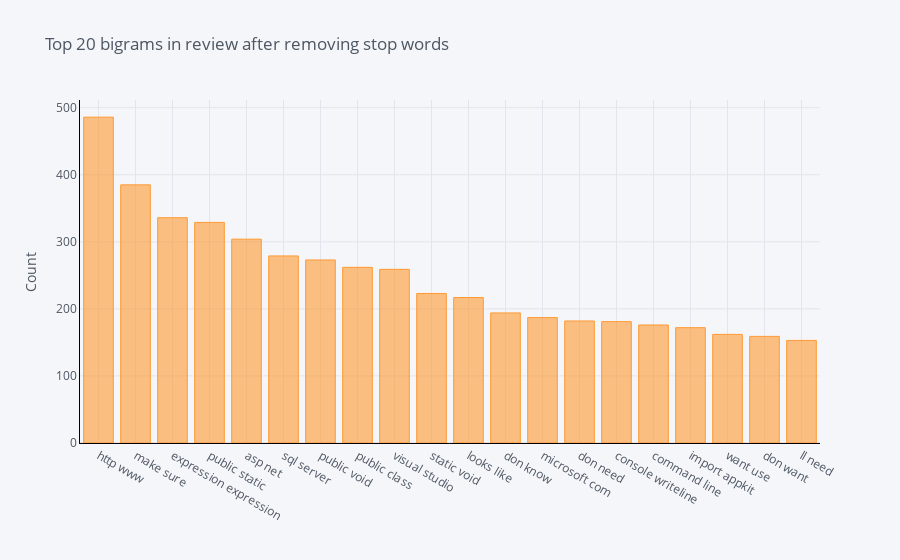

Source (notebook cell):
### Markdown cell above
### The distribution of top bigrams after removing stop words

### Code cell
def get_top_n_bigram(corpus, n=None):
    vec = CountVectorizer(ngram_range=(2, 2), stop_words='english').fit(corpus)
    bag_of_words = vec.transform(corpus)
    sum_words = bag_of_words.sum(axis=0) 
    words_freq = [(word, sum_words[0, idx]) for word, idx in vec.vocabulary_.items()]
    words_freq =sorted(words_freq, key = lambda x: x[1], reverse=True)
    return words_freq[:n]
common_words = get_top_n_bigram(df['aa_body'], 20)
for word, freq in common_words:
    print(word, freq)
df4 = pd.DataFrame(common_words, columns = ['aa_body_top' , 'count'])
df4.groupby('aa_body_top').sum()['count'].sort_values(ascending=False).iplot(
    kind='bar', yTitle='Count', linecolor='black', title='Top 20 bigrams in answers after removing stop words')

### Figure 1 — Plotly figure (JSON) as saved in the notebook; plotly's stock layout.template omitted (floating-point values rounded to 4 significant figures)
{"data": [{"marker": {"color": "rgba(255, 153, 51, 0.6)", "line": {"color": "rgba(255, 153, 51, 1.0)", "width": 1}}, "name": "count", "orientation": "v", "text": "", "type": "bar", "x": ["http www", "make sure", "expression expression", "public static", "asp net", "sql server", "public void", "public class", "visual studio", "static void", "looks like", "don know", "microsoft com", "don need", "console writeline", "command line", "import appkit", "want use", "don want", "ll need"], "y": [486, 385, 336, 329, 304, 279, 273, 262, 259, 223, 217, 194, 187, 182, 181, 176, 172, 162, 159, 153]}], "layout": {"legend": {"bgcolor": "#F5F6F9", "font": {"color": "#4D5663"}}, "paper_bgcolor": "#F5F6F9", "plot_bgcolor": "#F5F6F9", "title": {"font": {"color": "#4D5663"}, "text": "Top 20 bigrams in review after removing stop words"}, "xaxis": {"gridcolor": "#E1E5ED", "linecolor": "black", "showgrid": true, "tickfont": {"color": "#4D5663"}, "title": {"font": {"color": "#4D5663"}, "text": ""}, "zerolinecolor": "#E1E5ED"}, "yaxis": {"gridcolor": "#E1E5ED", "linecolor": "black", "showgrid": true, "tickfont": {"color": "#4D5663"}, "title": {"font": {"color": "#4D5663"}, "text": "Count"}, "zerolinecolor": "#E1E5ED"}}}
